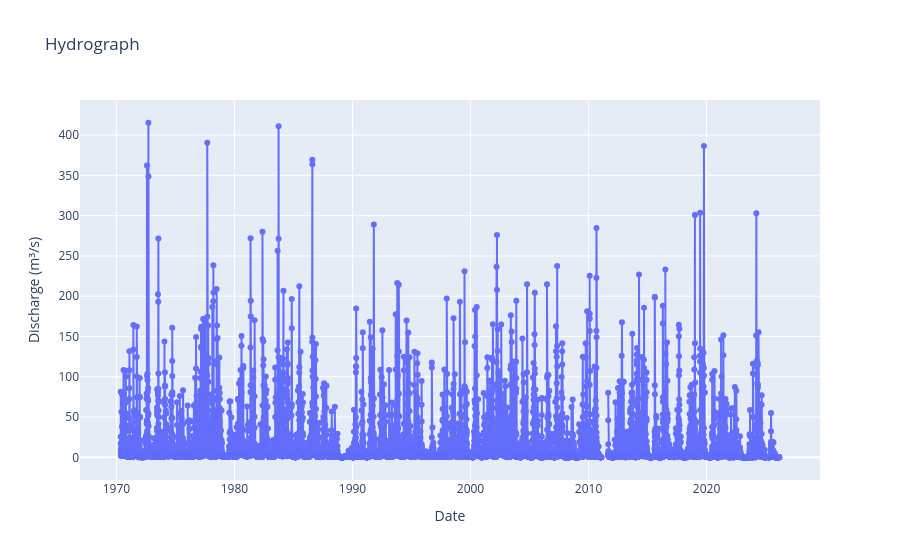

Notebook source saved alongside this figure:
### Markdown cell above
##### Plot hydrograph

### Code cell
fig = go.Figure()

# Original discharge
fig.add_trace(go.Scatter(
    x=DISCHARGE_DAILY.index,    
    y=DISCHARGE_DAILY['Discharge'], 
    mode='lines+markers',               
    name='Streamflow (m3/s) - Original'
))

fig.update_layout(
    title=f'Hydrograph',
    xaxis_title='Date',
    yaxis_title='Discharge (m³/s)'
)

fig.show()

### Figure 1 — Plotly figure (JSON) as saved in the notebook; plotly's stock layout.template omitted (floating-point values rounded to 4 significant figures; data arrays with more than 128 entries replaced by an {"elided": "..."} marker saying what was removed)
{"data": [{"mode": "lines+markers", "name": "Streamflow (m3/s) - Original", "type": "scatter", "x": {"elided": "20380 str values"}, "y": {"elided": "20380 float values"}}], "layout": {"title": {"text": "Hydrograph"}, "xaxis": {"title": {"text": "Date"}}, "yaxis": {"title": {"text": "Discharge (m³/s)"}}}}
